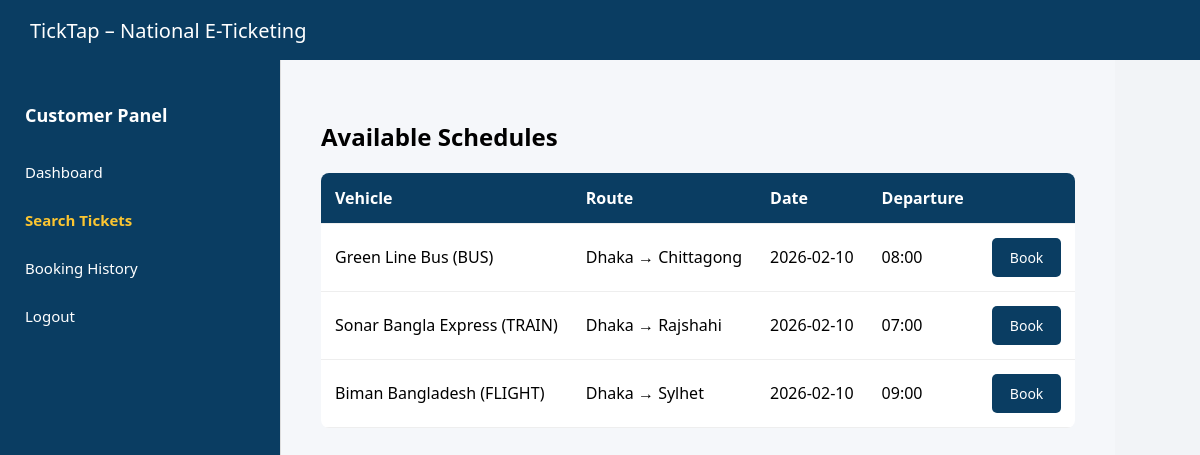
The app's page /ui/customer/search.php (signed in) with its own data.
### tables this page shows
CREATE TABLE schedule (
    schedule_id INT PRIMARY KEY AUTO_INCREMENT,
    vehicle_id INT NOT NULL,
    route_id INT NOT NULL,
    departure_time DATETIME NOT NULL,
    arrival_time DATETIME NOT NULL,
    schedule_date DATE NOT NULL,
    FOREIGN KEY (vehicle_id) REFERENCES vehicle(vehicle_id),
    FOREIGN KEY (route_id) REFERENCES route(route_id)
);

CREATE TABLE vehicle (
    vehicle_id INT PRIMARY KEY AUTO_INCREMENT,
    authority_id INT NOT NULL,
    vehicle_type ENUM('BUS','TRAIN','FLIGHT') NOT NULL,
    vehicle_name VARCHAR(100),
    total_seats INT NOT NULL,
    FOREIGN KEY (authority_id) REFERENCES transport_authority(authority_id)
);

CREATE TABLE station (
    station_id INT PRIMARY KEY AUTO_INCREMENT,
    name VARCHAR(100) NOT NULL,
    city VARCHAR(100) NOT NULL
);

### ui/customer/search.php (the view, shortened to what this page needs)
<?php
include "../../backend/db.php";
$schedules = $conn->query("
    SELECT
        sc.schedule_id,
        v.vehicle_name,
        v.vehicle_type,
        s1.name AS source,
        s2.name AS destination,
        sc.schedule_date,
        sc.departure_time
    FROM schedule sc
    JOIN vehicle v ON sc.vehicle_id = v.vehicle_id
    JOIN route r ON sc.route_id = r.route_id
    JOIN station s1 ON r.source_station_id = s1.station_id
    JOIN station s2 ON r.destination_station_id = s2.station_id
    ORDER BY sc.schedule_date
");
include ROOT_PATH . "/ui/common/layout-header.php";
?>
<div class="dashboard-layout">
<aside class="sidebar">
    <h3 class="sidebar-title">Customer Panel</h3>
    <a href="dashboard.php">Dashboard</a>
    <a href="search.php" class="active">Search Tickets</a>
    <a href="booking-history.php">Booking History</a>
    <a href="../auth/logout.php">Logout</a>
</aside>
<main class="dashboard-content">
<h2>Available Schedules</h2>
<table class="data-table">
<tr>
    <th>Vehicle</th>
    <th>Route</th>
    <th>Date</th>
    <th>Departure</th>
    <th></th>
</tr>
<?php while ($s = $schedules->fetch_assoc()): ?>
<tr>
    <td><?= $s['vehicle_name'] ?> (<?= $s['vehicle_type'] ?>)</td>
    <td><?= $s['source'] ?> → <?= $s['destination'] ?></td>
    <td><?= $s['schedule_date'] ?></td>
    <td><?= date('H:i', strtotime($s['departure_time'])) ?></td>
    <td>
        <a class="card-btn" href="seat-selection.php?schedule_id=<?= $s['schedule_id'] ?>">
            Book
        </a>
    </td>
</tr>
<?php endwhile; ?>
</table>
</main>
</div>
<?php include ROOT_PATH . "/ui/common/layout-footer.php"; ?>

### ui/common/style.css (style rules this page uses)
body { margin: 0; font-family: "Segoe UI", Arial; background: #f2f4f7; }
.sidebar { width: 240px; background: #ffffff; border-right: 1px solid #ddd; padding: 20px; }
.sidebar a { display: block; padding: 12px; margin-bottom: 8px; text-decoration: none; color: #333; border-radius: 4px; }
table { width: 100%; border-collapse: collapse; }
th, td { padding: 12px; border-bottom: 1px solid #ddd; }
.dashboard-layout { display: flex; min-height: calc(100vh - 120px); }
.sidebar { width: 230px; background: #0a3d62; padding: 25px; color: white; }
.sidebar-title { margin-bottom: 25px; font-size: 18px; }
.sidebar a { display: block; color: white; text-decoration: none; padding: 10px 0; font-size: 15px; }
.sidebar a:hover, .sidebar a.active { font-weight: bold; color: #fbc531; }
.dashboard-content { flex: 1; padding: 40px; background: #f5f7fa; }
.card-btn { display: inline-block; background: #0a3d62; color: white; padding: 10px 18px; border-radius: 5px; text-decoration: none; font-size: 14px; }
.data-table { width: 100%; border-collapse: collapse; background: white; border-radius: 8px; overflow: hidden; }
.data-table th, .data-table td { padding: 14px; border-bottom: 1px solid #eee; text-align: left; }
.data-table th { background: #0a3d62; color: white; }

### records on screen
schedule: vehicle.vehicle_name "Green Line Bus", vehicle.vehicle_type "BUS", station.name "Dhaka", station.name "Chittagong", schedule_date "2026-02-10", departure_time "08:00"
schedule: vehicle.vehicle_name "Sonar Bangla Express", vehicle.vehicle_type "TRAIN", station.name "Dhaka", station.name "Rajshahi", schedule_date "2026-02-10", departure_time "07:00"
schedule: vehicle.vehicle_name "Biman Bangladesh", vehicle.vehicle_type "FLIGHT", station.name "Dhaka", station.name "Sylhet", schedule_date "2026-02-10", departure_time "09:00"
